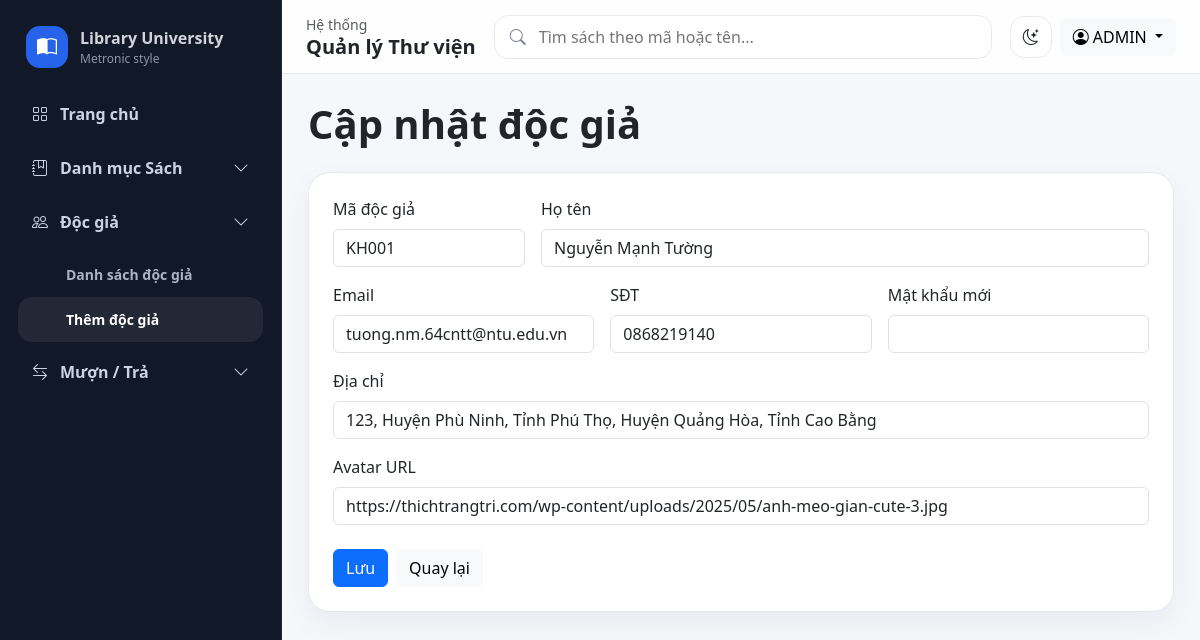
Screenshot of /pages/docgia_form.php?id=KH001 (signed in) with the database file from the repository.
### tables this page shows
CREATE TABLE `khach_hang` (
  `MaKH` varchar(10) NOT NULL,
  `HoTenKH` varchar(150) NOT NULL,
  `DiaChi` varchar(255) DEFAULT NULL,
  `SoDienThoai` varchar(20) DEFAULT NULL,
  `Email` varchar(100) DEFAULT NULL,
  `PasswordHash` varchar(255) NOT NULL,
  `Avatar` varchar(255) DEFAULT NULL
);

### includes/functions.php (called while the page is built, shortened)
<?php
function e(?string $value): string {
    return htmlspecialchars((string)$value, ENT_QUOTES, 'UTF-8');
}

### pages/docgia_form.php (the view, shortened to what this page needs)
<?php
require_once __DIR__ . '/../config/database.php';
require_once __DIR__ . '/../includes/functions.php';
$id = $_GET['id'] ?? '';
$isEdit = $id !== '';
$row = ['MaKH'=>'','HoTenKH'=>'','Email'=>'','SoDienThoai'=>'','DiaChi'=>'','PasswordHash'=>'','Avatar'=>''];
if ($isEdit) {
    $stmt = $pdo->prepare("SELECT * FROM khach_hang WHERE MaKH=?");
    $stmt->execute([$id]);
    $row = $stmt->fetch() ?: $row;
}
include __DIR__ . '/../includes/header.php';
include __DIR__ . '/../includes/sidebar.php';
?>
<h1 class="fw-bold mb-4"><?= $isEdit ? 'Cập nhật độc giả' : 'Thêm độc giả' ?></h1>
<form class="card-soft p-4" method="post" action="../actions/docgia_process.php">
    <div class="row g-3">
        <div class="col-md-3"><label class="form-label">Mã độc giả</label><input class="form-control" name="MaKH" value="<?= e($row['MaKH']) ?>" <?= $isEdit?'readonly':'' ?> placeholder="Tự sinh nếu bỏ trống"></div>
        <div class="col-md-9"><label class="form-label">Họ tên</label><input class="form-control" name="HoTenKH" value="<?= e($row['HoTenKH']) ?>" required></div>
        <div class="col-md-4"><label class="form-label">Email</label><input class="form-control" type="email" name="Email" value="<?= e($row['Email']) ?>"></div>
        <div class="col-md-4"><label class="form-label">SĐT</label><input class="form-control" name="SoDienThoai" value="<?= e($row['SoDienThoai']) ?>"></div>
        <div class="col-md-4"><label class="form-label">Mật khẩu <?= $isEdit?'mới':'' ?></label><input class="form-control" type="password" name="PasswordHash" <?= $isEdit?'':'required' ?>></div>
        <div class="col-12"><label class="form-label">Địa chỉ</label><input class="form-control" name="DiaChi" value="<?= e($row['DiaChi']) ?>"></div>
        <div class="col-12"><label class="form-label">Avatar URL</label><input class="form-control" name="Avatar" value="<?= e($row['Avatar']) ?>"></div>
    </div>
    <div class="mt-4 d-flex gap-2"><button class="btn btn-primary">Lưu</button><a href="docgia_list.php" class="btn btn-light">Quay lại</a></div>
</form>
<?php include __DIR__ . '/../includes/footer.php'; ?>

### assets/css/app.css (style rules this page uses)
:root { --sidebar-width: 282px; --soft-bg: #f5f7fb; --card-bg: #ffffff; --border: #e7eaf0; --text-muted: #7d8494; }
body { background: var(--soft-bg); color: var(--bs-body-color); }
.card-soft { background: var(--card-bg); border: 1px solid var(--border); border-radius: 22px; box-shadow: 0 12px 30px rgba(15,23,42,.05); }

### rows the page displays
khach_hang: MaKH "KH001", HoTenKH "Nguyễn Mạnh Tường", Email "tuong.nm.64cntt@ntu.edu.vn", SoDienThoai "0868219140", DiaChi "123, Huyện Phù Ninh, Tỉnh Phú Thọ, Huyện Quảng Hòa, Tỉnh Cao Bằng", Avatar "https://thichtrangtri.com/wp-content/uploads/2025/05/anh-meo-gian-cute-3.jpg"

### other values shown
$_SESSION['admin']['HoTenNV'] "ADMIN"
